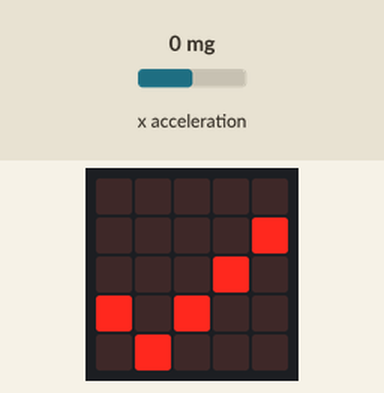
Bench run of a program on a simulated BBC micro:bit (MakeCode). Shown: the board's 5×5 LED display. The test bench sets the inputs (shaded band); at power-on: x acceleration 0 mg.

Above: at 1.2 s.
1.3 s: x acceleration set to -45 mg
3.0 s: x acceleration set to -56 mg
At 4.1 s:
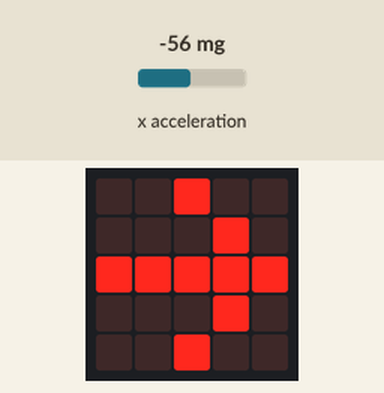
4.6 s: x acceleration set to 750 mg
At 5.3 s:
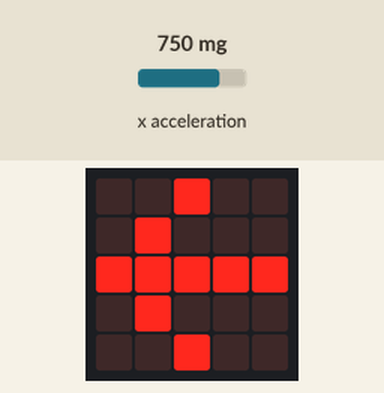
6.4 s: x acceleration set to 56 mg
8.0 s: x acceleration set to 44 mg
At 8.9 s:
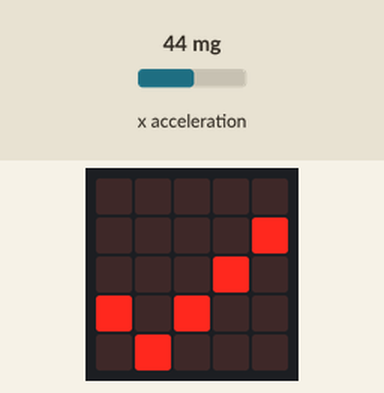
9.5 s: x acceleration set to -1440 mg
At 11.2 s:
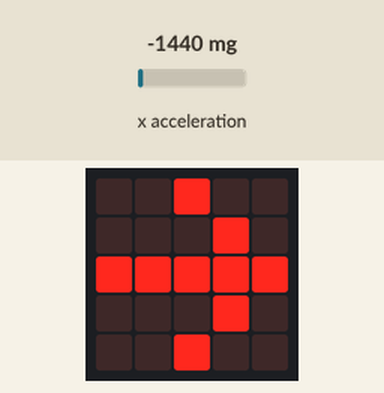
Timing chart, 0 to 12.4 s (numbered marks = the images above; inputs shaded):
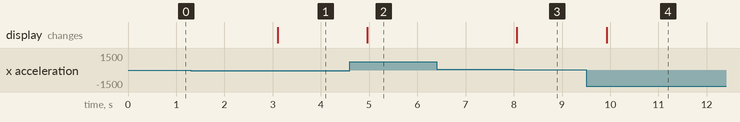

The program:

main.ts
```typescript
let acle_en_x = 0
/**
 * Declaración de la variable para almacenar la inclinación
 */
basic.forever(function () {
    // Captura el valor del acelerómetro en el eje X
    acle_en_x = input.acceleration(Dimension.X)
    // CORRECCIÓN DEL RANGO: Si está entre -50 y 50, está nivelado
    if (acle_en_x >= -50 && acle_en_x <= 50) {
        // Muestra el chulito (Nivelado)
        basic.showIcon(IconNames.Yes)
    } else {
        // Si está a la izquierda (menor a -50), te pide corregir hacia la DERECHA
        if (acle_en_x < -50) {
            // Flecha al Este (Derecha)
            basic.showArrow(ArrowNames.East)
        } else {
            // Si está a la derecha (mayor a 50), te pide corregir hacia la IZQUIERDA
            // Flecha al Oeste (Izquierda)
            basic.showArrow(ArrowNames.West)
        }
    }
})
```

test.ts
```typescript
// aquí va el archivo "tests"; esto no se compilará cuando este paquete se utilice como una extensión.
```

Measured:
- the behaviour switches between -50 and -51 mg on x acceleration (found by bisection; images 0 and 1)
- the behaviour switches between 51 and 50 mg on x acceleration (found by bisection; images 2 and 3)
- after the input at 1.3 s, every drawn part: stays the same
- after the input at 3.0 s, the display: changes after 0.10 s (image 1)
- after the input at 4.6 s, the display: changes after 0.36 s (image 2)
- after the input at 6.4 s, every drawn part: stays the same
- after the input at 8.0 s, the display: changes after 0.06 s (image 3)
- after the input at 9.5 s, the display: changes after 0.42 s (image 4)
